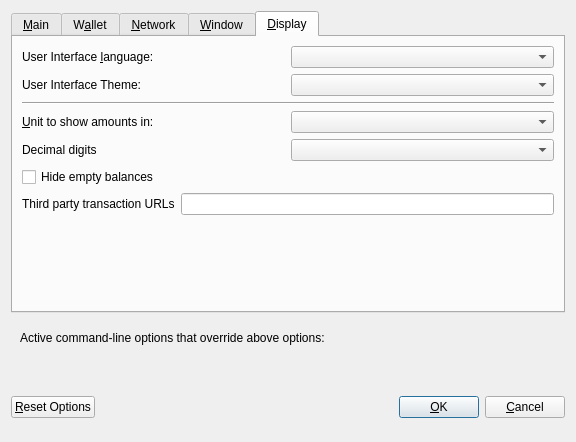
<?xml version="1.0" encoding="UTF-8"?>
<ui version="4.0">
 <class>OptionsDialog</class>
 <widget class="QDialog" name="OptionsDialog">
  <property name="geometry">
   <rect>
    <x>0</x>
    <y>0</y>
    <width>576</width>
    <height>442</height>
   </rect>
  </property>
  <property name="windowTitle">
   <string>Options</string>
  </property>
  <property name="modal">
   <bool>true</bool>
  </property>
  <layout class="QVBoxLayout" name="verticalLayout">
   <item>
    <widget class="QTabWidget" name="tabWidget">
     <property name="currentIndex">
      <number>4</number>
     </property>
     <widget class="QWidget" name="tabMain">
      <attribute name="title">
       <string>&amp;Main</string>
      </attribute>
      <layout class="QVBoxLayout" name="verticalLayout_Main">
       <item>
        <widget class="QCheckBox" name="bitcoinAtStartup">
         <property name="toolTip">
          <string>Automatically start GoldenTrillionCash after logging in to the system.</string>
         </property>
         <property name="text">
          <string>&amp;Start GoldenTrillionCash on system login</string>
         </property>
        </widget>
       </item>
       <item>
        <layout class="QHBoxLayout" name="horizontalLayout_2_Main">
         <item>
          <widget class="QLabel" name="databaseCacheLabel">
           <property name="text">
            <string>Size of &amp;database cache</string>
           </property>
           <property name="textFormat">
            <enum>Qt::PlainText</enum>
           </property>
           <property name="buddy">
            <cstring>databaseCache</cstring>
           </property>
          </widget>
         </item>
         <item>
          <widget class="QSpinBox" name="databaseCache"/>
         </item>
         <item>
          <widget class="QLabel" name="databaseCacheUnitLabel">
           <property name="text">
            <string>MB</string>
           </property>
           <property name="textFormat">
            <enum>Qt::PlainText</enum>
           </property>
          </widget>
         </item>
         <item>
          <spacer name="horizontalSpacer_2_Main">
           <property name="orientation">
            <enum>Qt::Horizontal</enum>
           </property>
           <property name="sizeHint" stdset="0">
            <size>
             <width>40</width>
             <height>20</height>
            </size>
           </property>
          </spacer>
         </item>
        </layout>
       </item>
       <item>
        <layout class="QHBoxLayout" name="horizontalLayout_3_Main">
         <item>
          <widget class="QLabel" name="threadsScriptVerifLabel">
           <property name="text">
            <string>Number of script &amp;verification threads</string>
           </property>
           <property name="textFormat">
            <enum>Qt::PlainText</enum>
           </property>
           <property name="buddy">
            <cstring>threadsScriptVerif</cstring>
           </property>
          </widget>
         </item>
         <item>
          <widget class="QSpinBox" name="threadsScriptVerif">
           <property name="toolTip">
            <string>(0 = auto, &lt;0 = leave that many cores free)</string>
           </property>
          </widget>
         </item>
         <item>
          <spacer name="horizontalSpacer_3_Main">
           <property name="orientation">
            <enum>Qt::Horizontal</enum>
           </property>
           <property name="sizeHint" stdset="0">
            <size>
             <width>40</width>
             <height>20</height>
            </size>
           </property>
          </spacer>
         </item>
        </layout>
       </item>
       <item>
        <spacer name="verticalSpacer_2">
         <property name="orientation">
          <enum>Qt::Vertical</enum>
         </property>
         <property name="sizeHint" stdset="0">
          <size>
           <width>20</width>
           <height>40</height>
          </size>
         </property>
        </spacer>
       </item>
      </layout>
     </widget>
     <widget class="QWidget" name="tabWallet">
      <attribute name="title">
       <string>W&amp;allet</string>
      </attribute>
      <layout class="QVBoxLayout" name="verticalLayout_Wallet">
       <item>
        <layout class="QHBoxLayout" name="horizontalLayout_2_Wallet">
         <item>
          <widget class="QLabel" name="labelStakeSplitThresholdText">
           <property name="text">
            <string>Stake split threshold:</string>
           </property>
          </widget>
         </item>
         <item>
          <widget class="QSpinBox" name="spinBoxStakeSplitThreshold">
           <property name="minimum">
            <number>1</number>
           </property>
           <property name="maximum">
            <number>999999</number>
           </property>
          </widget>
         </item>
        </layout>
       </item>
       <item>
        <widget class="QGroupBox" name="groupBox">
         <property name="title">
          <string>Expert</string>
         </property>
         <layout class="QVBoxLayout" name="verticalLayout_2">
          <item>
           <widget class="QCheckBox" name="coinControlFeatures">
            <property name="toolTip">
             <string>Whether to show coin control features or not.</string>
            </property>
            <property name="text">
             <string>Enable coin &amp;control features</string>
            </property>
           </widget>
          </item>
          <item>
           <widget class="QCheckBox" name="showMasternodesTab">
            <property name="toolTip">
             <string>Show additional tab listing all your masternodes in first sub-tab&lt;br/&gt;and all masternodes on the network in second sub-tab.</string>
            </property>
            <property name="text">
             <string>Show Masternodes Tab</string>
            </property>
           </widget>
          </item>
          <item>
           <widget class="QCheckBox" name="spendZeroConfChange">
            <property name="toolTip">
             <string>If you disable the spending of unconfirmed change, the change from a transaction&lt;br/&gt;cannot be used until that transaction has at least one confirmation.&lt;br/&gt;This also affects how your balance is computed.</string>
            </property>
            <property name="text">
             <string>&amp;Spend unconfirmed change</string>
            </property>
           </widget>
          </item>
         </layout>
        </widget>
       </item>
       <item>
        <spacer name="verticalSpacer_Wallet">
         <property name="orientation">
          <enum>Qt::Vertical</enum>
         </property>
         <property name="sizeHint" stdset="0">
          <size>
           <width>20</width>
           <height>40</height>
          </size>
         </property>
        </spacer>
       </item>
      </layout>
     </widget>
     <widget class="QWidget" name="tabNetwork">
      <attribute name="title">
       <string>&amp;Network</string>
      </attribute>
      <layout class="QVBoxLayout" name="verticalLayout_Network">
       <item>
        <widget class="QCheckBox" name="mapPortUpnp">
         <property name="toolTip">
          <string>Automatically open the GoldenTrillionCash client port on the router. This only works when your router supports UPnP and it is enabled.</string>
         </property>
         <property name="text">
          <string>Map port using &amp;UPnP</string>
         </property>
        </widget>
       </item>
       <item>
        <widget class="QCheckBox" name="allowIncoming">
         <property name="toolTip">
          <string>Accept connections from outside</string>
         </property>
         <property name="text">
          <string>Allow incoming connections</string>
         </property>
        </widget>
       </item>
       <item>
        <widget class="QCheckBox" name="connectSocks">
         <property name="toolTip">
          <string>Connect to the GoldenTrillionCash network through a SOCKS5 proxy.</string>
         </property>
         <property name="text">
          <string>&amp;Connect through SOCKS5 proxy (default proxy):</string>
         </property>
        </widget>
       </item>
       <item>
        <layout class="QHBoxLayout" name="horizontalLayout_1_Network">
         <item>
          <widget class="QLabel" name="proxyIpLabel">
           <property name="text">
            <string>Proxy &amp;IP:</string>
           </property>
           <property name="textFormat">
            <enum>Qt::PlainText</enum>
           </property>
           <property name="buddy">
            <cstring>proxyIp</cstring>
           </property>
          </widget>
         </item>
         <item>
          <widget class="QValidatedLineEdit" name="proxyIp">
           <property name="minimumSize">
            <size>
             <width>140</width>
             <height>0</height>
            </size>
           </property>
           <property name="maximumSize">
            <size>
             <width>140</width>
             <height>16777215</height>
            </size>
           </property>
           <property name="toolTip">
            <string>IP address of the proxy (e.g. IPv4: 127.0.0.1 / IPv6: ::1)</string>
           </property>
          </widget>
         </item>
         <item>
          <widget class="QLabel" name="proxyPortLabel">
           <property name="text">
            <string>&amp;Port:</string>
           </property>
           <property name="textFormat">
            <enum>Qt::PlainText</enum>
           </property>
           <property name="buddy">
            <cstring>proxyPort</cstring>
           </property>
          </widget>
         </item>
         <item>
          <widget class="QLineEdit" name="proxyPort">
           <property name="minimumSize">
            <size>
             <width>55</width>
             <height>0</height>
            </size>
           </property>
           <property name="maximumSize">
            <size>
             <width>55</width>
             <height>16777215</height>
            </size>
           </property>
           <property name="toolTip">
            <string>Port of the proxy (e.g. 9050)</string>
           </property>
          </widget>
         </item>
         <item>
          <spacer name="horizontalSpacer_1_Network">
           <property name="orientation">
            <enum>Qt::Horizontal</enum>
           </property>
           <property name="sizeHint" stdset="0">
            <size>
             <width>40</width>
             <height>20</height>
            </size>
           </property>
          </spacer>
         </item>
        </layout>
       </item>
       <item>
        <spacer name="verticalSpacer_Network">
         <property name="orientation">
          <enum>Qt::Vertical</enum>
         </property>
         <property name="sizeHint" stdset="0">
          <size>
           <width>20</width>
           <height>40</height>
          </size>
         </property>
        </spacer>
       </item>
      </layout>
     </widget>
     <widget class="QWidget" name="tabWindow">
      <attribute name="title">
       <string>&amp;Window</string>
      </attribute>
      <layout class="QVBoxLayout" name="verticalLayout_Window">
       <item>
        <widget class="QCheckBox" name="minimizeToTray">
         <property name="toolTip">
          <string>Show only a tray icon after minimizing the window.</string>
         </property>
         <property name="text">
          <string>&amp;Minimize to the tray instead of the taskbar</string>
         </property>
        </widget>
       </item>
       <item>
        <widget class="QCheckBox" name="minimizeOnClose">
         <property name="toolTip">
          <string>Minimize instead of exit the application when the window is closed. When this option is enabled, the application will be closed only after selecting Quit in the menu.</string>
         </property>
         <property name="text">
          <string>M&amp;inimize on close</string>
         </property>
        </widget>
       </item>
       <item>
        <spacer name="verticalSpacer_Window">
         <property name="orientation">
          <enum>Qt::Vertical</enum>
         </property>
         <property name="sizeHint" stdset="0">
          <size>
           <width>20</width>
           <height>40</height>
          </size>
         </property>
        </spacer>
       </item>
      </layout>
     </widget>
     <widget class="QWidget" name="tabDisplay">
      <attribute name="title">
       <string>&amp;Display</string>
      </attribute>
      <layout class="QVBoxLayout" name="verticalLayout_Display">
       <item>
        <layout class="QHBoxLayout" name="horizontalLayout_1_Display">
         <item>
          <widget class="QLabel" name="langLabel">
           <property name="text">
            <string>User Interface &amp;language:</string>
           </property>
           <property name="textFormat">
            <enum>Qt::PlainText</enum>
           </property>
           <property name="buddy">
            <cstring>lang</cstring>
           </property>
          </widget>
         </item>
         <item>
          <widget class="QValueComboBox" name="lang">
           <property name="toolTip">
            <string>The user interface language can be set here. This setting will take effect after restarting GoldenTrillionCash.</string>
           </property>
          </widget>
         </item>
        </layout>
       </item>
       <item>
        <layout class="QHBoxLayout" name="horizontalLayout_4_Display" stretch="0,0">
         <item>
          <widget class="QLabel" name="themeLabel">
           <property name="text">
            <string>User Interface Theme:</string>
           </property>
          </widget>
         </item>
         <item>
          <widget class="QValueComboBox" name="theme"/>
         </item>
        </layout>
       </item>
       <item>
        <widget class="Line" name="line">
         <property name="orientation">
          <enum>Qt::Horizontal</enum>
         </property>
        </widget>
       </item>
       <item>
        <layout class="QHBoxLayout" name="horizontalLayout_2_Display">
         <item>
          <widget class="QLabel" name="unitLabel">
           <property name="text">
            <string>&amp;Unit to show amounts in:</string>
           </property>
           <property name="textFormat">
            <enum>Qt::PlainText</enum>
           </property>
           <property name="buddy">
            <cstring>unit</cstring>
           </property>
          </widget>
         </item>
         <item>
          <widget class="QValueComboBox" name="unit">
           <property name="toolTip">
            <string>Choose the default subdivision unit to show in the interface and when sending coins.</string>
           </property>
          </widget>
         </item>
        </layout>
       </item>
       <item>
        <layout class="QHBoxLayout" name="horizontalLayout_5_Display">
         <item>
          <widget class="QLabel" name="digitsLabel">
           <property name="text">
            <string>Decimal digits</string>
           </property>
          </widget>
         </item>
         <item>
          <widget class="QValueComboBox" name="digits"/>
         </item>
        </layout>
       </item>
       <item>
        <widget class="QCheckBox" name="checkBoxHideZeroBalances">
         <property name="toolTip">
          <string>Hide empty balances</string>
         </property>
         <property name="layoutDirection">
          <enum>Qt::LeftToRight</enum>
         </property>
         <property name="text">
          <string>Hide empty balances</string>
         </property>
        </widget>
       </item>
       <item>
        <layout class="QHBoxLayout" name="horizontalLayout_3_Display">
         <item>
          <widget class="QLabel" name="thirdPartyTxUrlsLabel">
           <property name="toolTip">
            <string>Third party URLs (e.g. a block explorer) that appear in the transactions tab as context menu items. %s in the URL is replaced by transaction hash. Multiple URLs are separated by vertical bar |.</string>
           </property>
           <property name="text">
            <string>Third party transaction URLs</string>
           </property>
           <property name="buddy">
            <cstring>thirdPartyTxUrls</cstring>
           </property>
          </widget>
         </item>
         <item>
          <widget class="QLineEdit" name="thirdPartyTxUrls">
           <property name="toolTip">
            <string>Third party URLs (e.g. a block explorer) that appear in the transactions tab as context menu items. %s in the URL is replaced by transaction hash. Multiple URLs are separated by vertical bar |.</string>
           </property>
          </widget>
         </item>
        </layout>
       </item>
       <item>
        <spacer name="verticalSpacer">
         <property name="orientation">
          <enum>Qt::Vertical</enum>
         </property>
         <property name="sizeHint" stdset="0">
          <size>
           <width>20</width>
           <height>40</height>
          </size>
         </property>
        </spacer>
       </item>
      </layout>
     </widget>
    </widget>
   </item>
   <item>
    <widget class="QFrame" name="frame">
     <layout class="QVBoxLayout" name="verticalLayout_Bottom">
      <item>
       <layout class="QHBoxLayout" name="horizontalLayout_Bottom">
        <item>
         <widget class="QLabel" name="overriddenByCommandLineInfoLabel">
          <property name="text">
           <string>Active command-line options that override above options:</string>
          </property>
          <property name="textFormat">
           <enum>Qt::PlainText</enum>
          </property>
         </widget>
        </item>
        <item>
         <spacer name="horizontalSpacer_Bottom">
          <property name="orientation">
           <enum>Qt::Horizontal</enum>
          </property>
          <property name="sizeHint" stdset="0">
           <size>
            <width>40</width>
            <height>20</height>
           </size>
          </property>
         </spacer>
        </item>
       </layout>
      </item>
      <item>
       <widget class="QLabel" name="overriddenByCommandLineLabel">
        <property name="text">
         <string/>
        </property>
        <property name="textFormat">
         <enum>Qt::PlainText</enum>
        </property>
        <property name="wordWrap">
         <bool>true</bool>
        </property>
       </widget>
      </item>
     </layout>
    </widget>
   </item>
   <item>
    <layout class="QHBoxLayout" name="horizontalLayout_Buttons">
     <item>
      <widget class="QPushButton" name="resetButton">
       <property name="toolTip">
        <string>Reset all client options to default.</string>
       </property>
       <property name="text">
        <string>&amp;Reset Options</string>
       </property>
       <property name="autoDefault">
        <bool>false</bool>
       </property>
      </widget>
     </item>
     <item>
      <spacer name="horizontalSpacer_1">
       <property name="orientation">
        <enum>Qt::Horizontal</enum>
       </property>
       <property name="sizeHint" stdset="0">
        <size>
         <width>40</width>
         <height>48</height>
        </size>
       </property>
      </spacer>
     </item>
     <item>
      <widget class="QLabel" name="statusLabel">
       <property name="minimumSize">
        <size>
         <width>200</width>
         <height>0</height>
        </size>
       </property>
       <property name="font">
        <font>
         <weight>75</weight>
         <bold>true</bold>
        </font>
       </property>
       <property name="text">
        <string/>
       </property>
       <property name="textFormat">
        <enum>Qt::PlainText</enum>
       </property>
       <property name="wordWrap">
        <bool>true</bool>
       </property>
      </widget>
     </item>
     <item>
      <spacer name="horizontalSpacer_2">
       <property name="orientation">
        <enum>Qt::Horizontal</enum>
       </property>
       <property name="sizeHint" stdset="0">
        <size>
         <width>40</width>
         <height>48</height>
        </size>
       </property>
      </spacer>
     </item>
     <item>
      <widget class="QPushButton" name="okButton">
       <property name="text">
        <string>&amp;OK</string>
       </property>
       <property name="autoDefault">
        <bool>false</bool>
       </property>
       <property name="default">
        <bool>true</bool>
       </property>
      </widget>
     </item>
     <item>
      <widget class="QPushButton" name="cancelButton">
       <property name="text">
        <string>&amp;Cancel</string>
       </property>
       <property name="autoDefault">
        <bool>false</bool>
       </property>
      </widget>
     </item>
    </layout>
   </item>
  </layout>
 </widget>
 <customwidgets>
  <customwidget>
   <class>QValidatedLineEdit</class>
   <extends>QLineEdit</extends>
   <header>qvalidatedlineedit.h</header>
  </customwidget>
  <customwidget>
   <class>QValueComboBox</class>
   <extends>QComboBox</extends>
   <header>qvaluecombobox.h</header>
  </customwidget>
 </customwidgets>
 <resources/>
 <connections/>
</ui>
